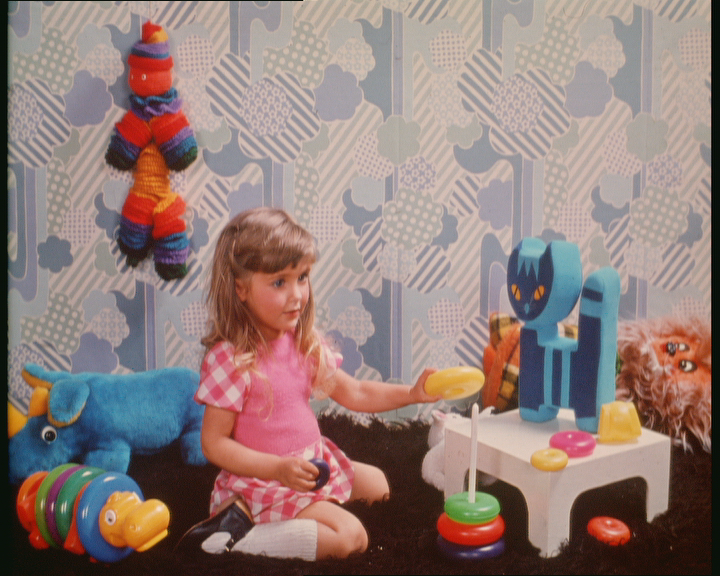
#> input picture image/girl.bmp, 720 x 576 px
$ python '38-mask掩膜.py'
#> lines starting #> are read from the running program, lines starting #| are printed output that depends on the picture
import matplotlib.pyplot as plt
import cv2
import numpy as np

if __name__ == '__main__':
    img = cv2.imread('../image/girl.bmp', cv2.IMREAD_GRAYSCALE)
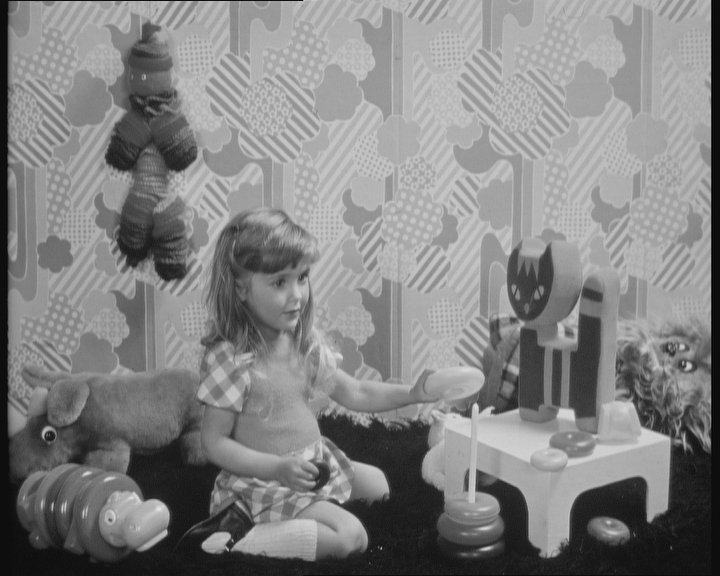
#> img: shape (576, 720); min 1, max 224, mean 130.5
    mask = np.zeros(img.shape, dtype=np.uint8)
    mask[200:400, 200:400] = 255

    imghist = cv2.calcHist([img], [0], None, [256], [0, 255])
#> imghist = 256 values, max 6624 at index 174, min 0 at index 0, mean 1620
    hist = cv2.calcHist([img], [0], mask, [256], [0, 255])
#> hist = 256 values, max 614 at index 162, min 0 at index 0, mean 156.2
    print(hist)
#> (printed output is left out)
    plt.plot(imghist, 'r-')
    plt.plot(hist,'b-')
    plt.show()
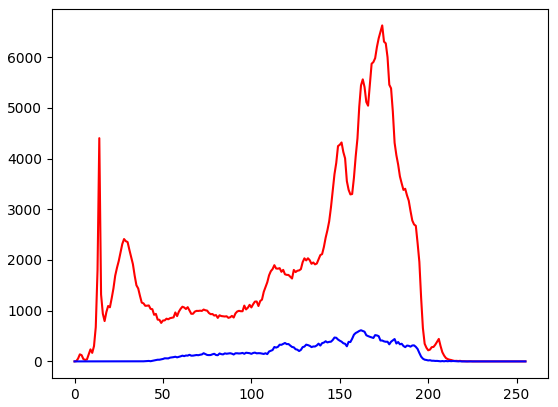
#> figure drawn by matplotlib, 1 panel; curve peaks at x = 174, y = 6624; curve peaks at x = 162, y = 614

$ run again, with image/airfield.bmp copied over image/girl.bmp
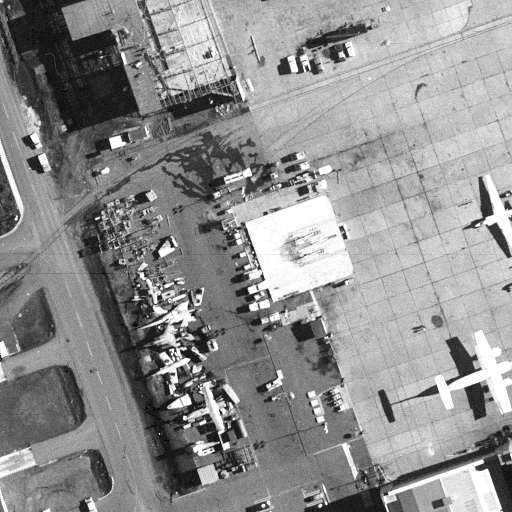
#> input picture image/airfield.bmp, 512 x 512 px
#> img is the input picture: shape (512, 512); min 0, max 255, mean 143.5
#> imghist = 256 values, max 3895 at index 193, min 0 at index 3, mean 992.8
#> hist = 256 values, max 704 at index 187, min 0 at index 1, mean 144.5
#> (printed output is left out)
#> `plt.show()`:
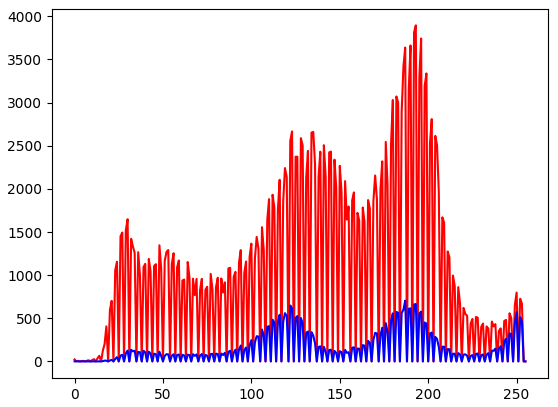
#> figure drawn by matplotlib, 1 panel; curve peaks at x = 193, y = 3895; curve peaks at x = 187, y = 704

$ run again, with image/barbara.bmp copied over image/girl.bmp
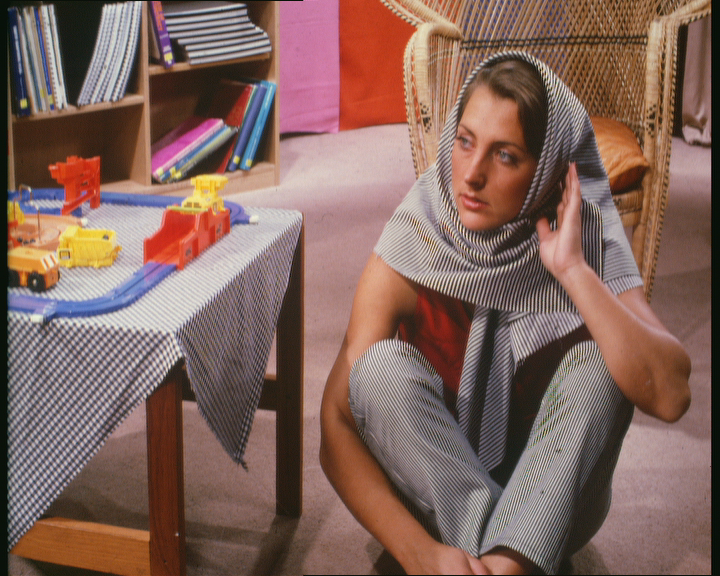
#> input picture image/barbara.bmp, 720 x 576 px
#> `img = cv2.imread('../image/girl.bmp', cv2.IMREAD_GRAYSCALE)`:
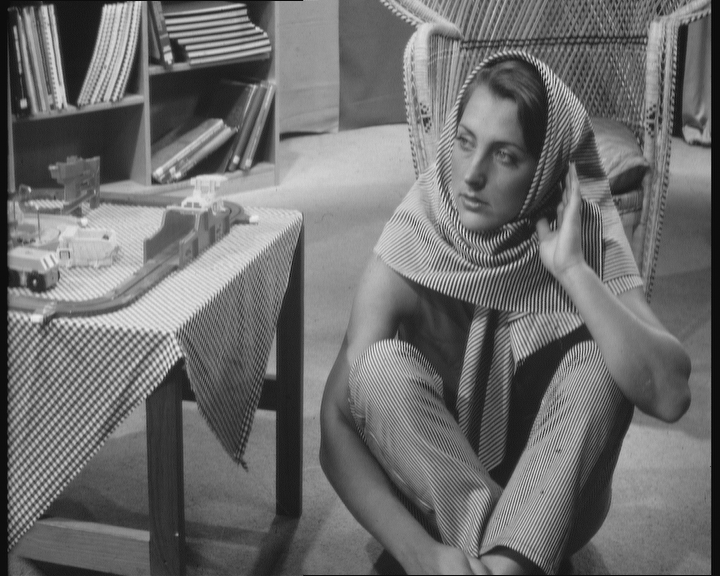
#> img: shape (576, 720); min 3, max 239, mean 109.1
#> imghist = 256 values, max 3976 at index 97, min 0 at index 0, mean 1620
#> hist = 256 values, max 781 at index 150, min 0 at index 0, mean 156.2
#> (printed output is left out)
#> `plt.show()`:
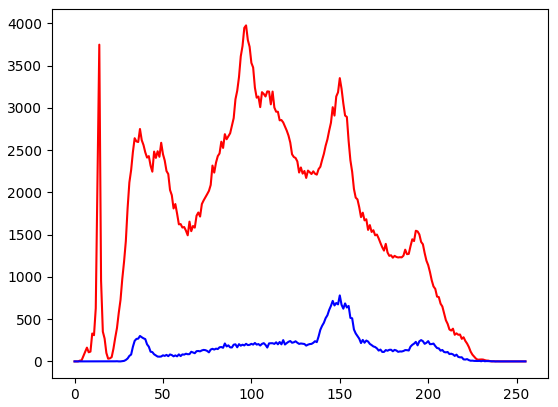
#> figure drawn by matplotlib, 1 panel; curve peaks at x = 97, y = 3976; curve peaks at x = 150, y = 781
